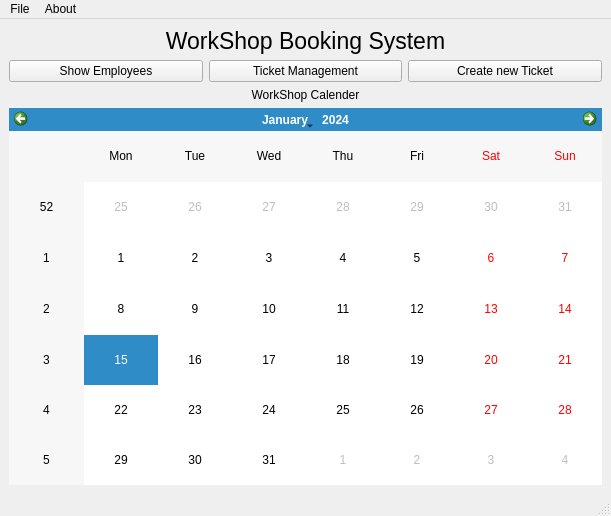
<?xml version="1.0" encoding="UTF-8"?>
<ui version="4.0">
 <class>MainWindow</class>
 <widget class="QMainWindow" name="MainWindow">
  <property name="geometry">
   <rect>
    <x>0</x>
    <y>0</y>
    <width>611</width>
    <height>516</height>
   </rect>
  </property>
  <property name="windowTitle">
   <string>Car Workshop Booking</string>
  </property>
  <widget class="QWidget" name="centralwidget">
   <layout class="QVBoxLayout" name="verticalLayout">
    <item>
     <widget class="QLabel" name="workshopTitle">
      <property name="font">
       <font>
        <pointsize>17</pointsize>
       </font>
      </property>
      <property name="text">
       <string>WorkShop Booking System</string>
      </property>
      <property name="alignment">
       <set>Qt::AlignCenter</set>
      </property>
     </widget>
    </item>
    <item>
     <layout class="QHBoxLayout" name="horizontalLayout">
      <item>
       <widget class="QPushButton" name="showEmp">
        <property name="text">
         <string>Show Employees</string>
        </property>
       </widget>
      </item>
      <item>
       <widget class="QPushButton" name="tktMng">
        <property name="text">
         <string>Ticket Management</string>
        </property>
       </widget>
      </item>
      <item>
       <widget class="QPushButton" name="createTkt">
        <property name="text">
         <string>Create new Ticket</string>
        </property>
       </widget>
      </item>
     </layout>
    </item>
    <item>
     <widget class="QLabel" name="wrkCalender">
      <property name="text">
       <string>WorkShop Calender</string>
      </property>
      <property name="alignment">
       <set>Qt::AlignCenter</set>
      </property>
     </widget>
    </item>
    <item>
     <widget class="QCalendarWidget" name="calendarWidgetMain"/>
    </item>
   </layout>
  </widget>
  <widget class="QMenuBar" name="menubar">
   <property name="geometry">
    <rect>
     <x>0</x>
     <y>0</y>
     <width>611</width>
     <height>25</height>
    </rect>
   </property>
   <widget class="QMenu" name="menuFile">
    <property name="title">
     <string>File</string>
    </property>
    <addaction name="separator"/>
    <addaction name="actionExit"/>
   </widget>
   <widget class="QMenu" name="menuAbout">
    <property name="title">
     <string>About</string>
    </property>
    <addaction name="actionQt_6_2_2"/>
   </widget>
   <addaction name="menuFile"/>
   <addaction name="menuAbout"/>
  </widget>
  <widget class="QStatusBar" name="statusbar"/>
  <action name="actionAbout">
   <property name="text">
    <string>Save as</string>
   </property>
  </action>
  <action name="actionExit">
   <property name="text">
    <string>Exit</string>
   </property>
  </action>
  <action name="actionQt_6_2_2">
   <property name="text">
    <string>Qt 6.2.2</string>
   </property>
  </action>
 </widget>
 <resources/>
 <connections/>
</ui>
